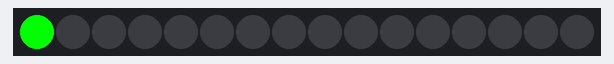
This sketch was run on a simulated Arduino Uno, built with avr-gcc and run on an emulated ATmega328P. Shown: 16 RGB LEDs in strip order, left to right.

Above: at 0.1 s.
At 1.6 s:
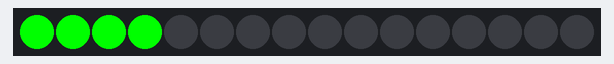
At 2.6 s:
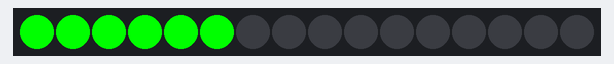
At 3.6 s:
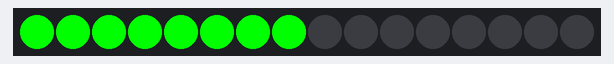
At 5.6 s:
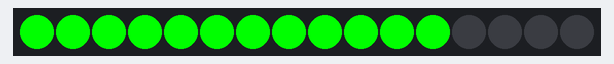
At 7.6 s:
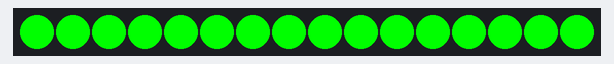

The sketch:

Arduino-LED-Ring.ino
```cpp
#include "Adafruit_NeoPixel.h"

#ifdef __AVR__
#include <avr/power.h>
#endif

#define PIN        7 // On Trinket or Gemma, suggest changing this to 1

// How many NeoPixels are attached to the Arduino?
#define NUMPIXELS 16 // Popular NeoPixel ring size

Adafruit_NeoPixel pixels(NUMPIXELS, PIN, NEO_GRB + NEO_KHZ800);

#define DELAYVAL 500

void setup() {
#if defined(__AVR_ATtiny85__) && (F_CPU == 16000000)
  clock_prescale_set(clock_div_1);
#endif
  pixels.begin(); // INITIALIZE NeoPixel strip object (REQUIRED)
}

void loop() {
  pixels.clear(); // Set all pixel colors to 'off'
  for (int i = 0; i < NUMPIXELS; i++) { // For each pixel...
    pixels.setPixelColor(i, pixels.Color(0, 255, 0));
    pixels.show();   // Send the updated pixel colors to the hardware.
    delay(DELAYVAL); // Pause before next pass through loop
  }
}
```

Measured:
- by itself, everything shown: repeats every 8.0 s, in 16 steps
- what the display in image 5 shows lasts 0.5 s, from 7.5 s to 8.0 s
